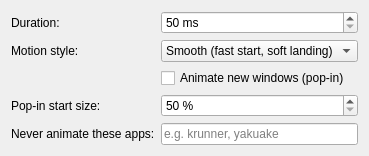
<?xml version="1.0" encoding="UTF-8"?>
<ui version="4.0">
 <class>MasterTileAnimationConfig</class>
 <widget class="QWidget" name="MasterTileAnimationConfig">
  <layout class="QFormLayout" name="formLayout">
   <item row="0" column="0">
    <widget class="QLabel" name="labelDuration">
     <property name="text">
      <string>Duration:</string>
     </property>
    </widget>
   </item>
   <item row="0" column="1">
    <widget class="QSpinBox" name="kcfg_Duration">
     <property name="suffix">
      <string> ms</string>
     </property>
     <property name="minimum">
      <number>50</number>
     </property>
     <property name="maximum">
      <number>1500</number>
     </property>
     <property name="singleStep">
      <number>25</number>
     </property>
    </widget>
   </item>
   <item row="1" column="0">
    <widget class="QLabel" name="labelCurve">
     <property name="text">
      <string>Motion style:</string>
     </property>
    </widget>
   </item>
   <item row="1" column="1">
    <widget class="QComboBox" name="kcfg_Curve">
     <item>
      <property name="text">
       <string>Smooth (fast start, soft landing)</string>
      </property>
     </item>
     <item>
      <property name="text">
       <string>Snappy</string>
      </property>
     </item>
     <item>
      <property name="text">
       <string>Gentle</string>
      </property>
     </item>
     <item>
      <property name="text">
       <string>Bouncy (slight overshoot)</string>
      </property>
     </item>
    </widget>
   </item>
   <item row="2" column="1">
    <widget class="QCheckBox" name="kcfg_AnimateOpen">
     <property name="text">
      <string>Animate new windows (pop-in)</string>
     </property>
    </widget>
   </item>
   <item row="3" column="0">
    <widget class="QLabel" name="labelOpenScale">
     <property name="text">
      <string>Pop-in start size:</string>
     </property>
    </widget>
   </item>
   <item row="3" column="1">
    <widget class="QSpinBox" name="kcfg_OpenScale">
     <property name="suffix">
      <string> %</string>
     </property>
     <property name="minimum">
      <number>50</number>
     </property>
     <property name="maximum">
      <number>100</number>
     </property>
    </widget>
   </item>
   <item row="4" column="0">
    <widget class="QLabel" name="labelExcluded">
     <property name="text">
      <string>Never animate these apps:</string>
     </property>
    </widget>
   </item>
   <item row="4" column="1">
    <widget class="QLineEdit" name="kcfg_ExcludedClasses">
     <property name="placeholderText">
      <string>e.g. krunner, yakuake</string>
     </property>
    </widget>
   </item>
  </layout>
 </widget>
 <resources/>
 <connections/>
</ui>
